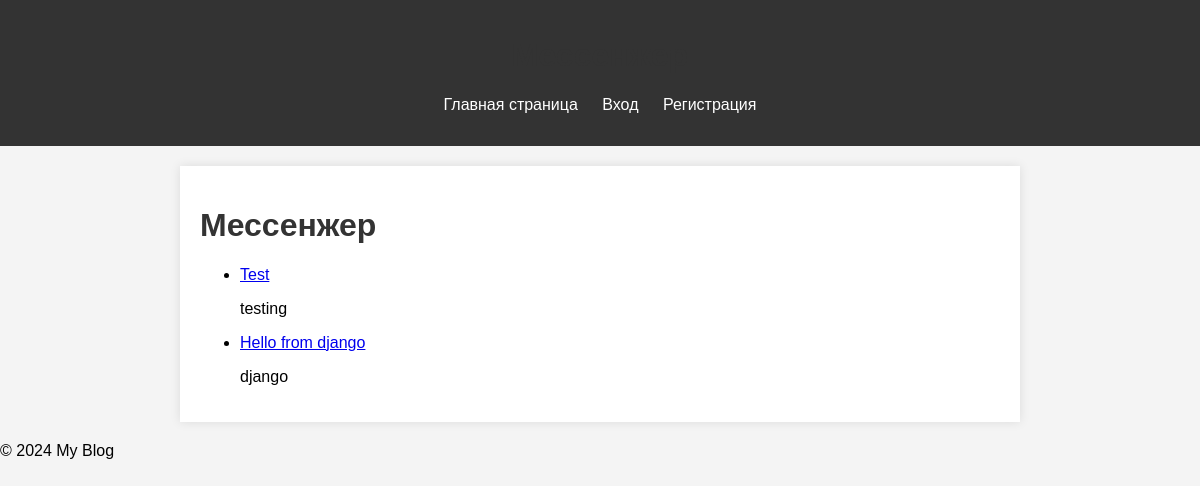
/, run on an earlier commit of the app's database.
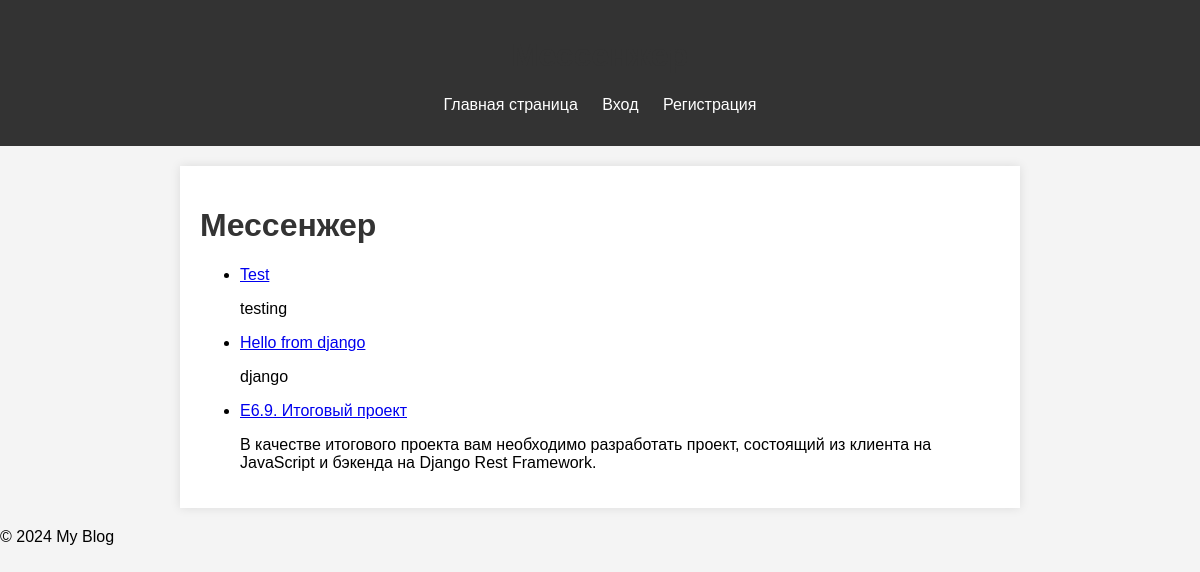
And on a later commit of the database.
### messenger_app/models.py (models this page shows, shortened)
class Post(models.Model):
    title = models.CharField(max_length=200)
    content = models.TextField()
    author = models.ForeignKey(User, on_delete=models.CASCADE)
    created_at = models.DateTimeField(auto_now_add=True)
    updated_at = models.DateTimeField(auto_now=True)

### messenger_app/views.py (the view)
# urls.py: path('', PostListView.as_view(), name='post_list'),
class PostListView(ListView):
    model = Post
    template_name = 'messenger_app/post_list.html'
    context_object_name = 'posts'

### messenger_app/templates/messenger_app/post_list.html (shortened to what this page needs)
{% extends "messenger_app/base.html" %}
{% block content %}
<h1> Мессенжер </h1>
<ul>
    {% for post in posts %}
        <li>
            <a href="{% url 'post_detail' post.pk %}">{{ post.title }}</a>
            <p>{{ post.content|truncatewords:20 }}</p>
        </li>
    {% endfor %}
</ul>
{% endblock %}

What changed in the data, as far as the page shows it:
added Post: title "E6.9. Итоговый проект", content "В качестве итогового проекта вам необходимо разработать проект, состоящий из клиента на JavaScript и бэкенда на Django Rest Framework."
